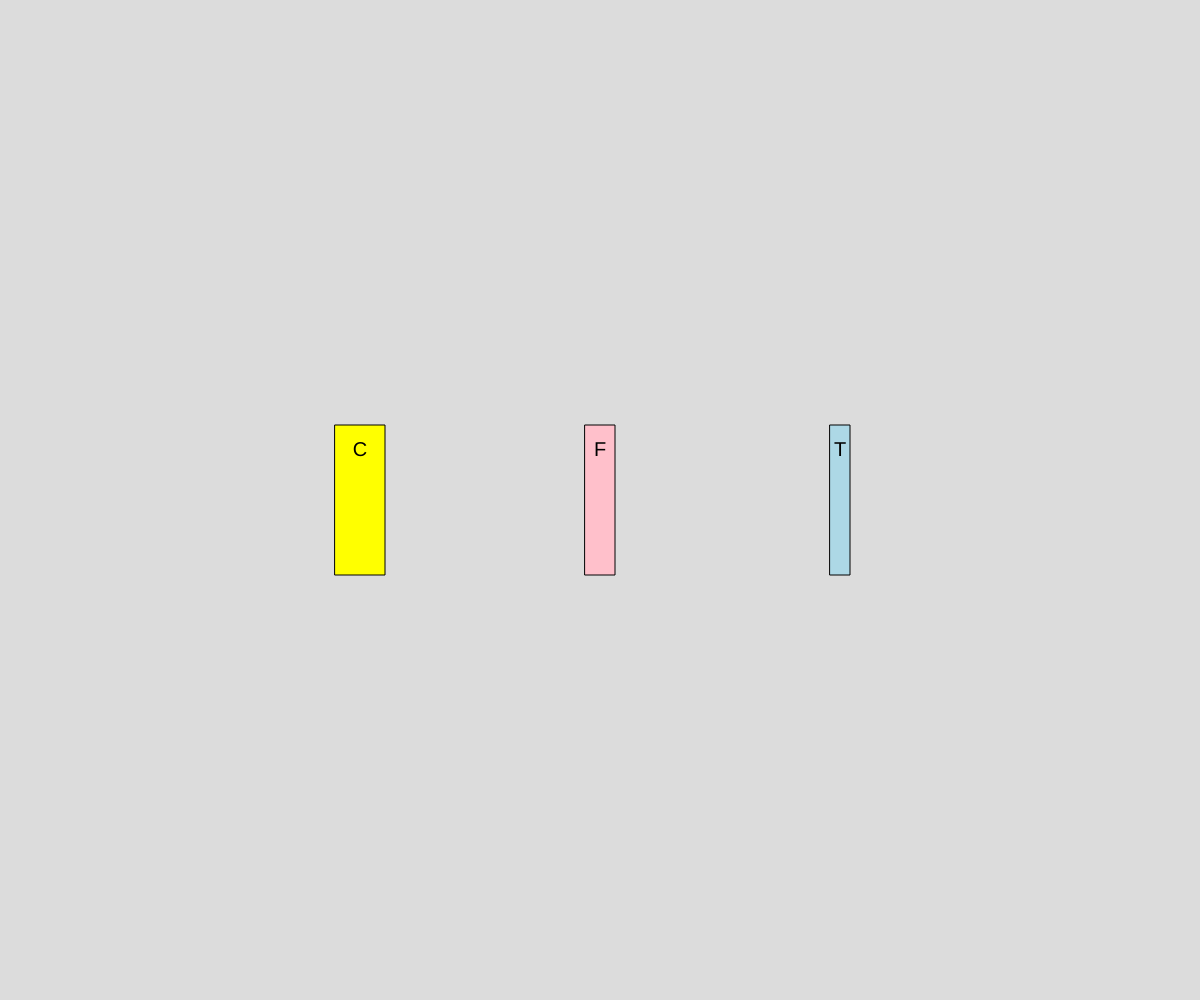
Frame 1 (no input)
Frame 60 (no input): identical to frame 1, image omitted
Frame 120 (the mouse pressed at the canvas centre since frame 60): identical to frame 1, image omitted

The p5.js sketch that drew this single still picture (run headless with seeded random() and noise() and a simulated clock; from frame 60 on, the mouse is pressed at the canvas centre):

// p5.js sketch
// ── sketch.js
// Object 1 - Books
// Meixi Yao
// March 24, 2026
//

// Global Variable
let myBook; // CAN'T INIT OBJECTS HERE


function setup() {
  createCanvas(windowWidth, windowHeight);

  //create a single book
  myBook = new Book("CS30 Textbook", "Mr. Scott", 1234567891011,
    "leatherbound", 500, width*0.3);

  secondBook = new Book("Textbook", "Mr. Scott", 1234567891011,
    "softcover", 200, width*0.7);

  thirdBook = new Book("Funbook", "Mr. Scott", 1234567891011,
    "hardcover", 300, width*0.5);
}

function draw() {
  background(220);
  myBook.display();
  secondBook.display();
  thirdBook.display();
}

class Book{
  // 1. Constructor
  constructor(title, author, isbn, cover, pages, x){
    this.title = title;
    this.author = author;
    this.isbn = isbn;
    this.cover = cover;
    this.pages = pages;
    this.x = x;
  }

  // 2. Class Methods
  //    since we're in a class, we omit function keyword
  display(){
    //render our book object on Canvas
    rectMode(CENTER); textAlign(CENTER, CENTER);
    textSize(20);

    //set fill color based on covertype
    switch(this.cover){
      case "softcover":
        fill("lightblue"); break;

      case "hardcover":
        fill("pink"); break;

      case "leatherbound":
        fill("yellow"); break;
    }

    //now draw the book
    push();
    translate(this.x, height/2);
    rect(0, 0, this.pages/10, 150);
    fill(0);
    text(this.title[0], 0, -50);
    pop();
  }
}
